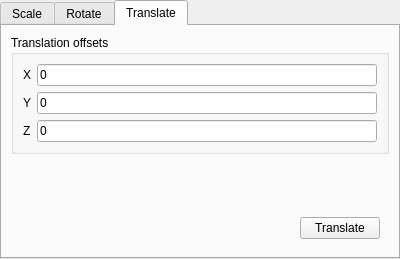
<?xml version="1.0" encoding="UTF-8"?>
<ui version="4.0">
 <class>TransformWidget</class>
 <widget class="QWidget" name="TransformWidget">
  <property name="geometry">
   <rect>
    <x>0</x>
    <y>0</y>
    <width>400</width>
    <height>256</height>
   </rect>
  </property>
  <property name="windowTitle">
   <string>Form</string>
  </property>
  <layout class="QVBoxLayout" name="verticalLayout">
   <property name="leftMargin">
    <number>0</number>
   </property>
   <property name="topMargin">
    <number>0</number>
   </property>
   <property name="rightMargin">
    <number>0</number>
   </property>
   <property name="bottomMargin">
    <number>0</number>
   </property>
   <item>
    <widget class="QTabWidget" name="tabWidget">
     <property name="currentIndex">
      <number>2</number>
     </property>
     <widget class="QWidget" name="scaleTab">
      <attribute name="title">
       <string>Scale</string>
      </attribute>
      <layout class="QVBoxLayout" name="verticalLayout_2">
       <item>
        <widget class="QGroupBox" name="groupBox">
         <property name="title">
          <string>Scaling factors</string>
         </property>
         <layout class="QGridLayout" name="gridLayout">
          <item row="0" column="0">
           <widget class="QLabel" name="label">
            <property name="text">
             <string>X</string>
            </property>
           </widget>
          </item>
          <item row="1" column="0">
           <widget class="QLabel" name="label_2">
            <property name="text">
             <string>Y</string>
            </property>
           </widget>
          </item>
          <item row="1" column="1">
           <widget class="QLineEdit" name="scaleY">
            <property name="text">
             <string>1</string>
            </property>
           </widget>
          </item>
          <item row="2" column="0">
           <widget class="QLabel" name="label_3">
            <property name="text">
             <string>Z</string>
            </property>
           </widget>
          </item>
          <item row="2" column="1">
           <widget class="QLineEdit" name="scaleZ">
            <property name="text">
             <string>1</string>
            </property>
           </widget>
          </item>
          <item row="0" column="1">
           <widget class="QLineEdit" name="scaleX">
            <property name="text">
             <string>1</string>
            </property>
           </widget>
          </item>
         </layout>
        </widget>
       </item>
       <item>
        <spacer name="verticalSpacer">
         <property name="orientation">
          <enum>Qt::Vertical</enum>
         </property>
         <property name="sizeHint" stdset="0">
          <size>
           <width>20</width>
           <height>40</height>
          </size>
         </property>
        </spacer>
       </item>
       <item>
        <widget class="QWidget" name="widget_5" native="true">
         <layout class="QHBoxLayout" name="horizontalLayout_2">
          <item>
           <spacer name="horizontalSpacer_2">
            <property name="orientation">
             <enum>Qt::Horizontal</enum>
            </property>
            <property name="sizeHint" stdset="0">
             <size>
              <width>181</width>
              <height>20</height>
             </size>
            </property>
           </spacer>
          </item>
          <item>
           <widget class="QPushButton" name="scale">
            <property name="text">
             <string>Scale</string>
            </property>
           </widget>
          </item>
         </layout>
        </widget>
       </item>
      </layout>
     </widget>
     <widget class="QWidget" name="rotateTab">
      <attribute name="title">
       <string>Rotate</string>
      </attribute>
      <layout class="QVBoxLayout" name="verticalLayout_3">
       <item>
        <widget class="QWidget" name="widget" native="true">
         <layout class="QFormLayout" name="formLayout">
          <item row="0" column="0">
           <widget class="QLabel" name="label_10">
            <property name="text">
             <string>Rotation angle</string>
            </property>
           </widget>
          </item>
          <item row="0" column="1">
           <widget class="QLineEdit" name="rotationAngle">
            <property name="text">
             <string>10</string>
            </property>
           </widget>
          </item>
         </layout>
        </widget>
       </item>
       <item>
        <widget class="QWidget" name="widget_2" native="true">
         <layout class="QHBoxLayout" name="horizontalLayout">
          <property name="leftMargin">
           <number>0</number>
          </property>
          <property name="topMargin">
           <number>0</number>
          </property>
          <property name="rightMargin">
           <number>0</number>
          </property>
          <property name="bottomMargin">
           <number>0</number>
          </property>
          <item>
           <widget class="QGroupBox" name="groupBox_2">
            <property name="title">
             <string>Rotation origin</string>
            </property>
            <layout class="QGridLayout" name="gridLayout_2">
             <item row="0" column="0">
              <widget class="QLabel" name="label_4">
               <property name="text">
                <string>X</string>
               </property>
              </widget>
             </item>
             <item row="1" column="0">
              <widget class="QLabel" name="label_5">
               <property name="text">
                <string>Y</string>
               </property>
              </widget>
             </item>
             <item row="1" column="1">
              <widget class="QLineEdit" name="originY">
               <property name="text">
                <string>0</string>
               </property>
              </widget>
             </item>
             <item row="2" column="0">
              <widget class="QLabel" name="label_6">
               <property name="text">
                <string>Z</string>
               </property>
              </widget>
             </item>
             <item row="2" column="1">
              <widget class="QLineEdit" name="originZ">
               <property name="text">
                <string>0</string>
               </property>
              </widget>
             </item>
             <item row="0" column="1">
              <widget class="QLineEdit" name="originX">
               <property name="text">
                <string>0</string>
               </property>
              </widget>
             </item>
            </layout>
           </widget>
          </item>
          <item>
           <widget class="QGroupBox" name="groupBox_3">
            <property name="title">
             <string>Rotation axis</string>
            </property>
            <layout class="QGridLayout" name="gridLayout_3">
             <item row="0" column="0">
              <widget class="QLabel" name="label_7">
               <property name="text">
                <string>X</string>
               </property>
              </widget>
             </item>
             <item row="1" column="0">
              <widget class="QLabel" name="label_8">
               <property name="text">
                <string>Y</string>
               </property>
              </widget>
             </item>
             <item row="1" column="1">
              <widget class="QLineEdit" name="axisY">
               <property name="text">
                <string>0</string>
               </property>
              </widget>
             </item>
             <item row="2" column="0">
              <widget class="QLabel" name="label_9">
               <property name="text">
                <string>Z</string>
               </property>
              </widget>
             </item>
             <item row="2" column="1">
              <widget class="QLineEdit" name="axisZ">
               <property name="text">
                <string>1</string>
               </property>
              </widget>
             </item>
             <item row="0" column="1">
              <widget class="QLineEdit" name="axisX">
               <property name="text">
                <string>0</string>
               </property>
              </widget>
             </item>
            </layout>
           </widget>
          </item>
         </layout>
        </widget>
       </item>
       <item>
        <widget class="QWidget" name="widget_6" native="true">
         <layout class="QHBoxLayout" name="horizontalLayout_3">
          <item>
           <spacer name="horizontalSpacer_3">
            <property name="orientation">
             <enum>Qt::Horizontal</enum>
            </property>
            <property name="sizeHint" stdset="0">
             <size>
              <width>181</width>
              <height>20</height>
             </size>
            </property>
           </spacer>
          </item>
          <item>
           <widget class="QPushButton" name="rotate">
            <property name="text">
             <string>Rotate</string>
            </property>
           </widget>
          </item>
         </layout>
        </widget>
       </item>
      </layout>
     </widget>
     <widget class="QWidget" name="translateTab">
      <attribute name="title">
       <string>Translate</string>
      </attribute>
      <layout class="QVBoxLayout" name="verticalLayout_4">
       <item>
        <widget class="QGroupBox" name="groupBox_4">
         <property name="title">
          <string>Translation offsets</string>
         </property>
         <layout class="QGridLayout" name="gridLayout_4">
          <item row="0" column="0">
           <widget class="QLabel" name="label_11">
            <property name="text">
             <string>X</string>
            </property>
           </widget>
          </item>
          <item row="0" column="1">
           <widget class="QLineEdit" name="translateX">
            <property name="text">
             <string>0</string>
            </property>
           </widget>
          </item>
          <item row="1" column="0">
           <widget class="QLabel" name="label_12">
            <property name="text">
             <string>Y</string>
            </property>
           </widget>
          </item>
          <item row="1" column="1">
           <widget class="QLineEdit" name="translateY">
            <property name="text">
             <string>0</string>
            </property>
           </widget>
          </item>
          <item row="2" column="0">
           <widget class="QLabel" name="label_13">
            <property name="text">
             <string>Z</string>
            </property>
           </widget>
          </item>
          <item row="2" column="1">
           <widget class="QLineEdit" name="translateZ">
            <property name="text">
             <string>0</string>
            </property>
           </widget>
          </item>
         </layout>
        </widget>
       </item>
       <item>
        <spacer name="verticalSpacer_2">
         <property name="orientation">
          <enum>Qt::Vertical</enum>
         </property>
         <property name="sizeHint" stdset="0">
          <size>
           <width>20</width>
           <height>40</height>
          </size>
         </property>
        </spacer>
       </item>
       <item>
        <widget class="QWidget" name="widget_7" native="true">
         <layout class="QHBoxLayout" name="horizontalLayout_4">
          <item>
           <spacer name="horizontalSpacer_4">
            <property name="orientation">
             <enum>Qt::Horizontal</enum>
            </property>
            <property name="sizeHint" stdset="0">
             <size>
              <width>181</width>
              <height>20</height>
             </size>
            </property>
           </spacer>
          </item>
          <item>
           <widget class="QPushButton" name="translate">
            <property name="text">
             <string>Translate</string>
            </property>
           </widget>
          </item>
         </layout>
        </widget>
       </item>
      </layout>
     </widget>
    </widget>
   </item>
  </layout>
 </widget>
 <resources/>
 <connections/>
</ui>
